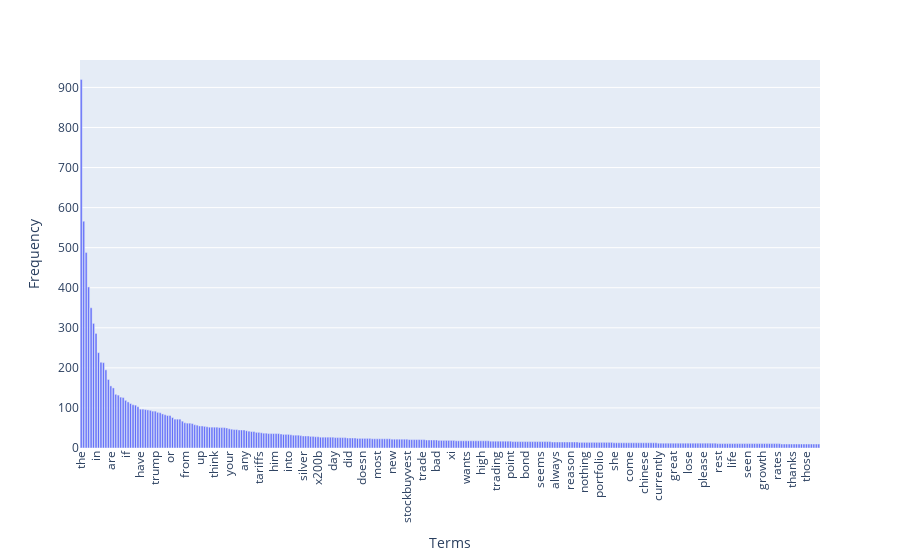

The cell this chart's notebook holds for it:
### Code cell
import numpy as np
import plotly.express as px

sorted_idx = np.argsort(freqs)[::-1]   # 由大到小排序
sorted_words = vocab[sorted_idx]
sorted_freqs = freqs[sorted_idx]

fig = px.bar(
    x=sorted_words[:300],    
    y=sorted_freqs[:300],
    labels={'x': 'Terms', 'y': 'Frequency'}
)
fig.update_layout(xaxis_tickangle=-90)
fig.show()

### Figure 1 — Plotly figure (JSON) as saved in the notebook; plotly's stock layout.template omitted (floating-point values rounded to 4 significant figures; data arrays with more than 128 entries replaced by an {"elided": "..."} marker saying what was removed)
{"data": [{"hovertemplate": "Terms=%{x}<br>Frequency=%{y}<extra></extra>", "legendgroup": "", "marker": {"color": "#636efa", "pattern": {"shape": ""}}, "name": "", "orientation": "v", "showlegend": false, "textposition": "auto", "type": "bar", "x": {"elided": "300 str values"}, "xaxis": "x", "y": {"elided": "300 int values"}, "yaxis": "y"}], "layout": {"barmode": "relative", "legend": {"tracegroupgap": 0}, "margin": {"t": 60}, "xaxis": {"anchor": "y", "domain": [0, 1], "tickangle": -90, "title": {"text": "Terms"}}, "yaxis": {"anchor": "x", "domain": [0, 1], "title": {"text": "Frequency"}}}}
